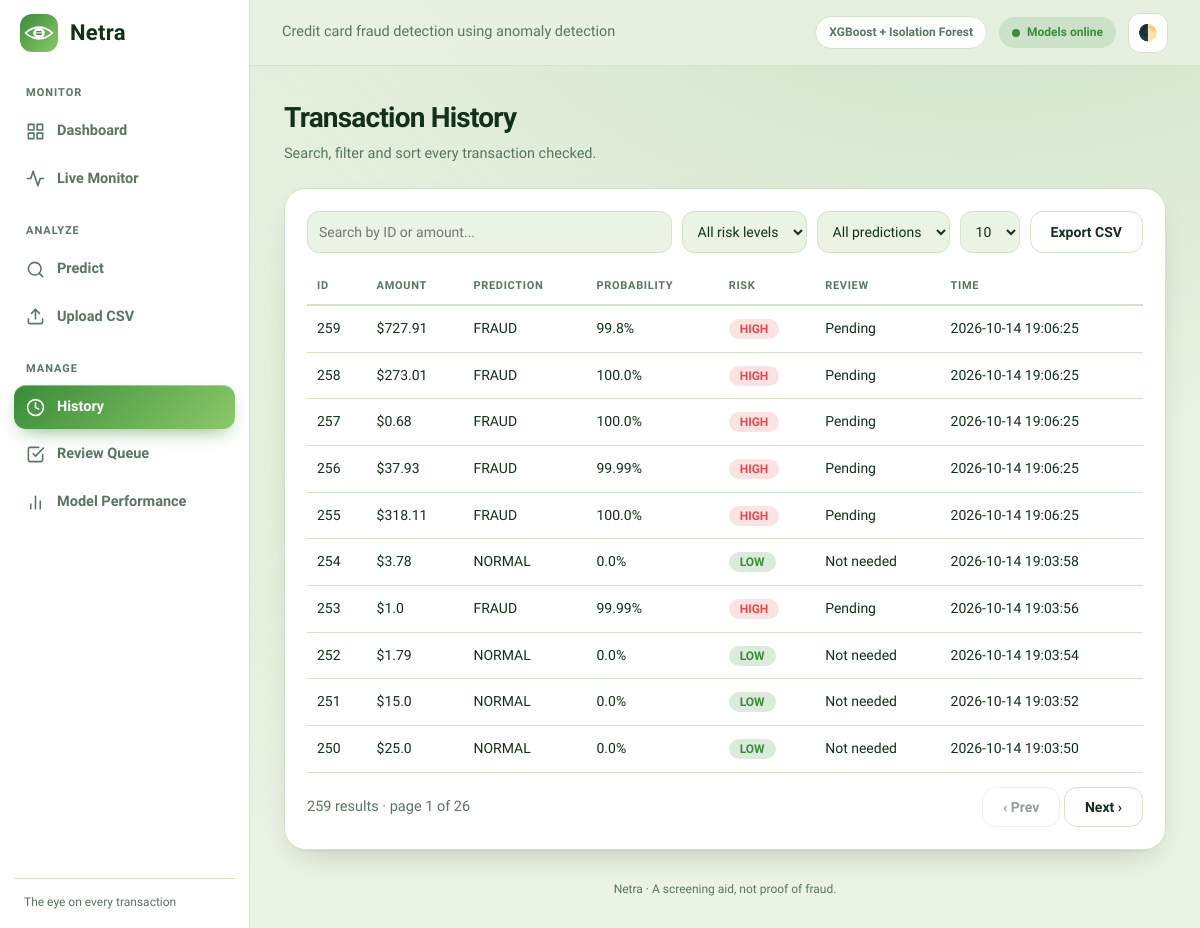
The app's page /history with its own data.
### tables this page shows
CREATE TABLE transactions (
        id INTEGER PRIMARY KEY AUTOINCREMENT,
        amount REAL,
        prediction TEXT,
        probability REAL,
        risk_level TEXT,
        review_status TEXT,
        created_at TEXT);

### app.py (the view)
@app.route('/history')
def history():
    return render_template('history.html', rows=get_history(1000))

### modules/database.py (called while the page is built, shortened)
def _connect():
    os.makedirs(os.path.dirname(DB_PATH), exist_ok=True)
    conn = sqlite3.connect(DB_PATH, timeout=10)
    conn.row_factory = sqlite3.Row
    return conn

@contextmanager
def db():
    conn = _connect()
    try:
        yield conn
        conn.commit()
    finally:
        conn.close()

def init_db():
    global _READY
    if _READY:
        return

def get_history(limit=100):
    init_db()
    with db() as conn:
        rows = conn.execute('SELECT * FROM transactions ORDER BY id DESC LIMIT ?',
                            (limit,)).fetchall()
    return [dict(r) for r in rows]

### templates/history.html (shortened to what this page needs)
{% extends 'base.html' %}
{% block content %}
<div class="page-head"><h1>Transaction History</h1><p>Search, filter and sort every transaction checked.</p></div>
<div class="card">
  <div class="table-tools">
    <input type="text" id="q" placeholder="Search by ID or amount...">
    <select id="risk"><option value="ALL">All risk levels</option><option>HIGH</option><option>MEDIUM</option><option>LOW</option></select>
    <select id="pred"><option value="ALL">All predictions</option><option>FRAUD</option><option>NORMAL</option></select>
    <select id="per"><option>10</option><option>25</option><option>50</option></select>
    <button class="btn" id="export">Export CSV</button>
  </div>
  <table>
    <thead><tr>
      <th class="sortable" data-k="id">ID</th><th class="sortable" data-k="amount">Amount</th><th>Prediction</th>
      <th class="sortable" data-k="prob">Probability</th><th>Risk</th><th>Review</th><th class="sortable" data-k="time">Time</th>
    </tr></thead>
    <tbody id="tbody">
      {% for r in rows %}
      <tr data-id="{{ r.id }}" data-amount="{{ r.amount }}" data-prob="{{ r.probability }}" data-time="{{ r.created_at }}" data-risk="{{ r.risk_level }}" data-pred="{{ r.prediction }}">
        <td>{{ r.id }}</td><td>${{ r.amount }}</td><td>{{ r.prediction }}</td>
        <td>{{ (r.probability * 100)|round(2) }}%</td>
        <td><span class="badge {{ r.risk_level|lower }}">{{ r.risk_level }}</span></td>
        <td>{{ r.review_status }}</td><td>{{ r.created_at }}</td>
      </tr>
      {% endfor %}
    </tbody>
  </table>
  <div class="pager"><span id="info" class="muted"></span>
    <div><button class="btn" id="prev">‹ Prev</button> <button class="btn" id="next">Next ›</button></div></div>
</div>
{% endblock %}

### static/style.css (style rules this page uses)
:root { --bg:#eaf3e4;--card:#ffffff;--line:#d3e3c9;--text:#12301a;--mute:#587660;--acc:#3a8c38;--acc2:#8cc86a;--on:#ffffff;--r:#e5484d;--o:#f59e0b;--g:var(--acc);--shadow:0 1px 2px rgba(18,48,26,.05),0 14px 34px -16px rgba(18,48,26,.28) }
* { box-sizing:border-box }
body { margin:0;font-family:'Plus Jakarta Sans','Segoe UI',system-ui,Arial,sans-serif;background:var(--bg);color:var(--text);font-size:14.5px;line-height:1.55;transition:background .3s,color .3s }
body::before { content:'';position:fixed;inset:0;z-index:-1;background:radial-gradient(900px 520px at 82% -8%,color-mix(in srgb,var(--acc) 16%,transparent),transparent),radial-gradient(700px 520px at -8% 45%,color-mix(in srgb,var(--acc2) 12%,transparent),transparent) }
.page-head h1 { margin:0;font-size:28px;letter-spacing:-.8px;font-weight:800 }
.page-head p,.muted { color:var(--mute) }
.page-head p { margin:4px 0 22px }
.card,.stat,.kpi { background:linear-gradient(165deg,color-mix(in srgb,var(--card) 92%,#fff),var(--card));border:1px solid var(--line);border-radius:22px;box-shadow:var(--shadow),inset 0 1px 0 rgba(255,255,255,.08) }
.card { padding:22px;margin-bottom:20px }
.btn { padding:11px 20px;border:1px solid var(--line);background:var(--card);color:var(--text);border-radius:13px;cursor:pointer;font-size:14px;font-weight:700;font-family:inherit;text-decoration:none;display:inline-block;transition:.2s }
.btn:disabled { opacity:.45;cursor:default;transform:none;box-shadow:none }
input[type=text],select { padding:11px;border:1px solid var(--line);border-radius:12px;font-size:14px;font-family:inherit;background:var(--bg);color:var(--text) }
.table-tools { display:flex;gap:10px;flex-wrap:wrap;margin-bottom:14px }
.table-tools input { flex:1;min-width:200px }
.pager { display:flex;justify-content:space-between;align-items:center;margin-top:14px;flex-wrap:wrap;gap:10px }
.badge.high { background:rgba(229,72,77,.15);color:var(--r) }
table { width:100%;border-collapse:collapse;font-size:14px }
th { text-align:left;color:var(--mute);font-size:11px;text-transform:uppercase;letter-spacing:.7px;padding:10px;border-bottom:2px solid var(--line) }
th.sortable { cursor:pointer;user-select:none }

### records on screen
transactions: id "259", amount "727.91", prediction "FRAUD", (r.probability*100)|round(2) "99.8", risk_level "HIGH", review_status "Pending", created_at "2026-10-14 19:06:25"
transactions: id "258", amount "273.01", prediction "FRAUD", (r.probability*100)|round(2) "100.0", risk_level "HIGH", review_status "Pending", created_at "2026-10-14 19:06:25"
transactions: id "257", amount "0.68", prediction "FRAUD", (r.probability*100)|round(2) "100.0", risk_level "HIGH", review_status "Pending", created_at "2026-10-14 19:06:25"
transactions: id "256", amount "37.93", prediction "FRAUD", (r.probability*100)|round(2) "99.99", risk_level "HIGH", review_status "Pending", created_at "2026-10-14 19:06:25"
transactions: id "255", amount "318.11", prediction "FRAUD", (r.probability*100)|round(2) "100.0", risk_level "HIGH", review_status "Pending", created_at "2026-10-14 19:06:25"
transactions: id "254", amount "3.78", prediction "NORMAL", (r.probability*100)|round(2) "0.0", risk_level "LOW", review_status "Not needed", created_at "2026-10-14 19:03:58"
transactions: id "253", amount "1.0", prediction "FRAUD", (r.probability*100)|round(2) "99.99", risk_level "HIGH", review_status "Pending", created_at "2026-10-14 19:03:56"
transactions: id "252", amount "1.79", prediction "NORMAL", (r.probability*100)|round(2) "0.0", risk_level "LOW", review_status "Not needed", created_at "2026-10-14 19:03:54"
transactions: id "251", amount "15.0", prediction "NORMAL", (r.probability*100)|round(2) "0.0", risk_level "LOW", review_status "Not needed", created_at "2026-10-14 19:03:52"
transactions: id "250", amount "25.0", prediction "NORMAL", (r.probability*100)|round(2) "0.0", risk_level "LOW", review_status "Not needed", created_at "2026-10-14 19:03:50"
